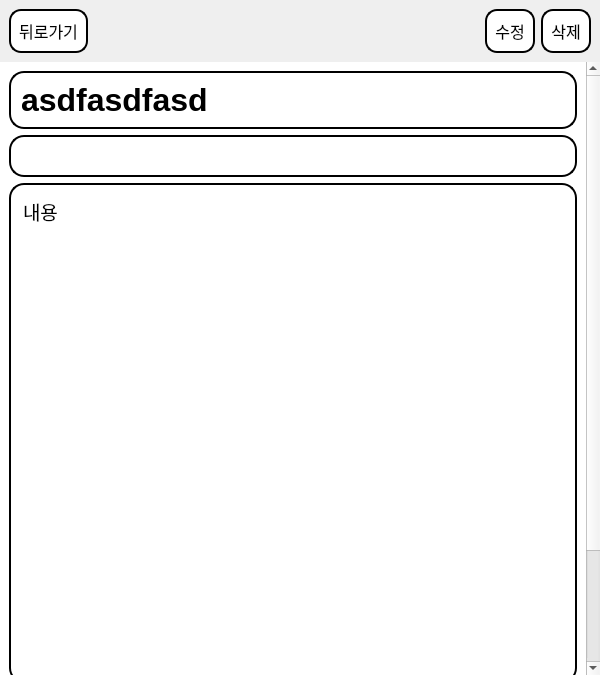
<?xml version="1.0" encoding="UTF-8"?>
<ui version="4.0">
 <class>PostWidget</class>
 <widget class="QWidget" name="PostWidget">
  <property name="geometry">
   <rect>
    <x>0</x>
    <y>0</y>
    <width>600</width>
    <height>675</height>
   </rect>
  </property>
  <property name="windowTitle">
   <string>Form</string>
  </property>
  <property name="styleSheet">
   <string notr="true">QPushButton {
border: 2px solid black;
border-radius: 12px;
background-color: white;
padding: 8px;
}

QPushButton:hover {
background-color: rgb(235, 235, 235);
}

QPushButton:pressed {
background-color: rgb(215, 215, 215);
}</string>
  </property>
  <layout class="QVBoxLayout" name="verticalLayout" stretch="0,1">
   <property name="spacing">
    <number>0</number>
   </property>
   <property name="leftMargin">
    <number>0</number>
   </property>
   <property name="topMargin">
    <number>0</number>
   </property>
   <property name="rightMargin">
    <number>0</number>
   </property>
   <property name="bottomMargin">
    <number>0</number>
   </property>
   <item>
    <widget class="QWidget" name="widget" native="true">
     <layout class="QHBoxLayout" name="horizontalLayout">
      <item>
       <widget class="QPushButton" name="backButton">
        <property name="font">
         <font>
          <pointsize>12</pointsize>
         </font>
        </property>
        <property name="text">
         <string>뒤로가기</string>
        </property>
       </widget>
      </item>
      <item>
       <spacer name="horizontalSpacer">
        <property name="orientation">
         <enum>Qt::Horizontal</enum>
        </property>
        <property name="sizeHint" stdset="0">
         <size>
          <width>40</width>
          <height>20</height>
         </size>
        </property>
       </spacer>
      </item>
      <item>
       <widget class="QPushButton" name="editButton">
        <property name="font">
         <font>
          <pointsize>12</pointsize>
         </font>
        </property>
        <property name="text">
         <string>수정</string>
        </property>
       </widget>
      </item>
      <item>
       <widget class="QPushButton" name="deleteButton">
        <property name="font">
         <font>
          <pointsize>12</pointsize>
         </font>
        </property>
        <property name="text">
         <string>삭제</string>
        </property>
       </widget>
      </item>
     </layout>
    </widget>
   </item>
   <item>
    <widget class="QScrollArea" name="scrollArea">
     <property name="frameShape">
      <enum>QFrame::NoFrame</enum>
     </property>
     <property name="frameShadow">
      <enum>QFrame::Plain</enum>
     </property>
     <property name="lineWidth">
      <number>0</number>
     </property>
     <property name="widgetResizable">
      <bool>true</bool>
     </property>
     <widget class="QWidget" name="scrollAreaWidgetContents">
      <property name="geometry">
       <rect>
        <x>0</x>
        <y>-152</y>
        <width>583</width>
        <height>767</height>
       </rect>
      </property>
      <property name="styleSheet">
       <string notr="true">QLineEdit {
border: 2px solid black;
border-radius: 15px;
background-color: white;
padding: 8px;
}
QTextEdit {
border: 2px solid black;
border-radius: 15px;
background-color: white;
padding: 8px;
}
QLabel {
border: 2px solid black;
border-radius: 15px;
background-color: white;
padding: 8px;
}
QPushButton {
border: 2px solid black;
border-radius: 12px;
background-color: white;
padding: 8px;
}

QPushButton:hover {
background-color: rgb(235, 235, 235);
}

QPushButton:pressed {
background-color: rgb(215, 215, 215);
}

QWidget {
background-color: white;
}
</string>
      </property>
      <layout class="QVBoxLayout" name="verticalLayout_2" stretch="0,0,1,0">
       <item>
        <widget class="QLineEdit" name="titleLineEdit">
         <property name="font">
          <font>
           <pointsize>24</pointsize>
           <bold>true</bold>
          </font>
         </property>
         <property name="styleSheet">
          <string notr="true"/>
         </property>
         <property name="text">
          <string>asdfasdfasd</string>
         </property>
         <property name="readOnly">
          <bool>true</bool>
         </property>
        </widget>
       </item>
       <item>
        <widget class="QLabel" name="writerLabel">
         <property name="font">
          <font>
           <pointsize>14</pointsize>
          </font>
         </property>
         <property name="text">
          <string/>
         </property>
        </widget>
       </item>
       <item>
        <widget class="QTextEdit" name="textEdit">
         <property name="enabled">
          <bool>true</bool>
         </property>
         <property name="sizePolicy">
          <sizepolicy hsizetype="Expanding" vsizetype="Expanding">
           <horstretch>0</horstretch>
           <verstretch>1</verstretch>
          </sizepolicy>
         </property>
         <property name="minimumSize">
          <size>
           <width>0</width>
           <height>500</height>
          </size>
         </property>
         <property name="font">
          <font>
           <pointsize>14</pointsize>
          </font>
         </property>
         <property name="frameShape">
          <enum>QFrame::NoFrame</enum>
         </property>
         <property name="verticalScrollBarPolicy">
          <enum>Qt::ScrollBarAlwaysOff</enum>
         </property>
         <property name="horizontalScrollBarPolicy">
          <enum>Qt::ScrollBarAlwaysOff</enum>
         </property>
         <property name="sizeAdjustPolicy">
          <enum>QAbstractScrollArea::AdjustIgnored</enum>
         </property>
         <property name="html">
          <string>&lt;!DOCTYPE HTML PUBLIC &quot;-//W3C//DTD HTML 4.0//EN&quot; &quot;http://www.w3.org/TR/REC-html40/strict.dtd&quot;&gt;
&lt;html&gt;&lt;head&gt;&lt;meta name=&quot;qrichtext&quot; content=&quot;1&quot; /&gt;&lt;meta charset=&quot;utf-8&quot; /&gt;&lt;style type=&quot;text/css&quot;&gt;
p, li { white-space: pre-wrap; }
hr { height: 1px; border-width: 0; }
li.unchecked::marker { content: &quot;\2610&quot;; }
li.checked::marker { content: &quot;\2612&quot;; }
&lt;/style&gt;&lt;/head&gt;&lt;body style=&quot; font-family:'맑은 고딕'; font-size:14pt; font-weight:400; font-style:normal;&quot;&gt;
&lt;p style=&quot; margin-top:0px; margin-bottom:0px; margin-left:0px; margin-right:0px; -qt-block-indent:0; text-indent:0px;&quot;&gt;내용&lt;/p&gt;&lt;/body&gt;&lt;/html&gt;</string>
         </property>
         <property name="textInteractionFlags">
          <set>Qt::TextSelectableByKeyboard|Qt::TextSelectableByMouse</set>
         </property>
         <property name="placeholderText">
          <string/>
         </property>
        </widget>
       </item>
       <item>
        <widget class="QWidget" name="commentApplyWidget" native="true">
         <layout class="QHBoxLayout" name="horizontalLayout_2">
          <property name="leftMargin">
           <number>0</number>
          </property>
          <property name="topMargin">
           <number>0</number>
          </property>
          <property name="rightMargin">
           <number>0</number>
          </property>
          <property name="bottomMargin">
           <number>0</number>
          </property>
          <item>
           <widget class="QTextEdit" name="commentTextEdit">
            <property name="minimumSize">
             <size>
              <width>0</width>
              <height>120</height>
             </size>
            </property>
            <property name="frameShape">
             <enum>QFrame::NoFrame</enum>
            </property>
            <property name="verticalScrollBarPolicy">
             <enum>Qt::ScrollBarAlwaysOff</enum>
            </property>
            <property name="horizontalScrollBarPolicy">
             <enum>Qt::ScrollBarAlwaysOff</enum>
            </property>
            <property name="sizeAdjustPolicy">
             <enum>QAbstractScrollArea::AdjustToContents</enum>
            </property>
            <property name="textInteractionFlags">
             <set>Qt::TextEditorInteraction</set>
            </property>
            <property name="placeholderText">
             <string>댓글을 입력해주세요</string>
            </property>
           </widget>
          </item>
          <item>
           <widget class="QPushButton" name="applyButton">
            <property name="sizePolicy">
             <sizepolicy hsizetype="Minimum" vsizetype="Expanding">
              <horstretch>0</horstretch>
              <verstretch>0</verstretch>
             </sizepolicy>
            </property>
            <property name="styleSheet">
             <string notr="true"/>
            </property>
            <property name="text">
             <string>댓글 달기</string>
            </property>
           </widget>
          </item>
         </layout>
        </widget>
       </item>
      </layout>
     </widget>
    </widget>
   </item>
  </layout>
 </widget>
 <resources/>
 <connections/>
</ui>
